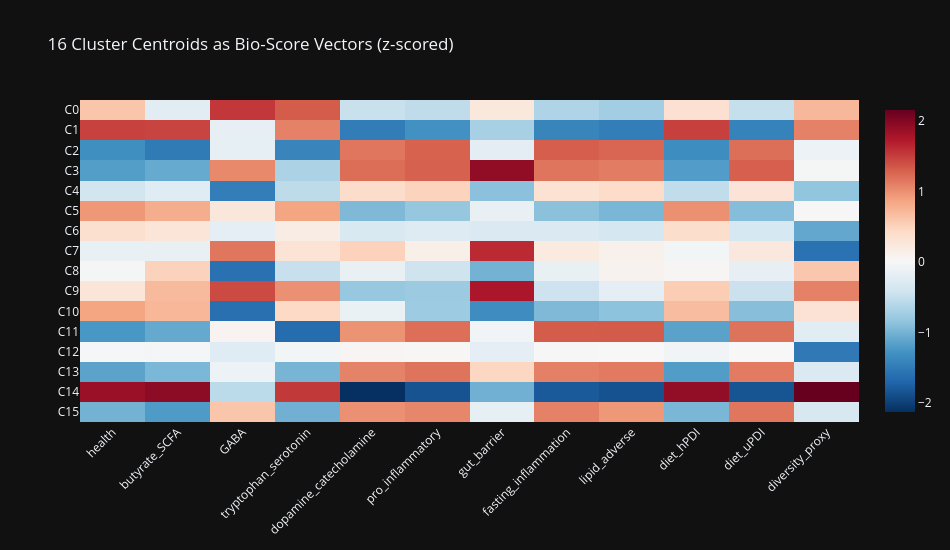

The notebook cell saved with this chart:
### Code cell
bio_normed = cluster_bio.apply(lambda x: (x - x.mean()) / x.std() if x.std() > 0 else 0)

fig = px.imshow(bio_normed.values,
    x=list(cluster_bio.columns), y=[f'C{i}' for i in range(K)],
    color_continuous_scale='RdBu_r', aspect='auto',
    title='16 Cluster Centroids as Bio-Score Vectors (z-scored)',
    template=PLOTLY_DARK, width=950, height=550)
fig.update_layout(xaxis_tickangle=-45)
fig.show()

### Figure 1 — Plotly figure (JSON) as saved in the notebook; plotly's stock layout.template omitted (floating-point values rounded to 4 significant figures; data arrays with more than 128 entries replaced by an {"elided": "..."} marker saying what was removed)
{"data": [{"coloraxis": "coloraxis", "hovertemplate": "x: %{x}<br>y: %{y}<br>color: %{z}<extra></extra>", "name": "0", "type": "heatmap", "x": ["health", "butyrate_SCFA", "GABA", "tryptophan_serotonin", "dopamine_catecholamine", "pro_inflammatory", "gut_barrier", "fasting_inflammation", "lipid_adverse", "diet_hPDI", "diet_uPDI", "diversity_proxy"], "xaxis": "x", "y": ["C0", "C1", "C2", "C3", "C4", "C5", "C6", "C7", "C8", "C9", "C10", "C11", "C12", "C13", "C14", "C15"], "yaxis": "y", "z": {"elided": "16x12 float values"}}], "layout": {"coloraxis": {"colorscale": [[0.0, "rgb(5,48,97)"], [0.1, "rgb(33,102,172)"], [0.2, "rgb(67,147,195)"], [0.3, "rgb(146,197,222)"], [0.4, "rgb(209,229,240)"], [0.5, "rgb(247,247,247)"], [0.6, "rgb(253,219,199)"], [0.7, "rgb(244,165,130)"], [0.8, "rgb(214,96,77)"], [0.9, "rgb(178,24,43)"], [1.0, "rgb(103,0,31)"]]}, "height": 550, "title": {"text": "16 Cluster Centroids as Bio-Score Vectors (z-scored)"}, "width": 950, "xaxis": {"anchor": "y", "domain": [0.0, 1.0], "tickangle": -45}, "yaxis": {"anchor": "x", "autorange": "reversed", "domain": [0.0, 1.0]}}}
